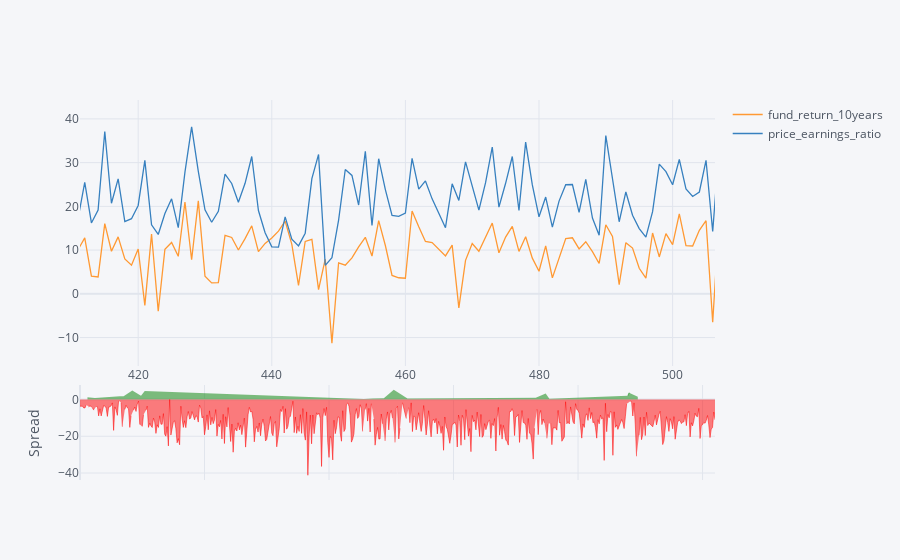

Notebook code for this chart:
### Markdown cell above
### SPREAD BETWEEN FUND RETURNS AND PE

### Code cell
df[['fund_return_10years','price_earnings_ratio']].iplot(kind = "spread")

### Figure 1 — Plotly figure (JSON) as saved in the notebook; plotly's stock layout.template omitted (floating-point values rounded to 4 significant figures; data arrays with more than 128 entries replaced by an {"elided": "..."} marker saying what was removed)
{"data": [{"line": {"color": "rgba(255, 153, 51, 1.0)", "dash": "solid", "shape": "linear", "width": 1.3}, "mode": "lines", "name": "fund_return_10years", "text": "", "type": "scatter", "x": {"elided": "511 int values"}, "y": {"elided": "511 float values"}}, {"line": {"color": "rgba(55, 128, 191, 1.0)", "dash": "solid", "shape": "linear", "width": 1.3}, "mode": "lines", "name": "price_earnings_ratio", "text": "", "type": "scatter", "x": {"elided": "511 int values"}, "y": {"elided": "511 float values"}}, {"connectgaps": false, "fill": "tozeroy", "line": {"color": "green", "dash": "solid", "shape": "linear", "width": 0.5}, "mode": "lines", "name": "Spread", "showlegend": false, "type": "scatter", "x": {"elided": "511 int values"}, "xaxis": "x2", "y": {"elided": "511 mixed values"}, "yaxis": "y2"}, {"connectgaps": false, "fill": "tozeroy", "line": {"color": "red", "dash": "solid", "shape": "linear", "width": 0.5}, "mode": "lines", "name": "Spread", "showlegend": false, "type": "scatter", "x": {"elided": "511 int values"}, "xaxis": "x2", "y": {"elided": "511 mixed values"}, "yaxis": "y2"}], "layout": {"autosize": true, "hovermode": "x", "legend": {"bgcolor": "#F5F6F9", "font": {"color": "#4D5663"}}, "paper_bgcolor": "#F5F6F9", "plot_bgcolor": "#F5F6F9", "title": {"font": {"color": "#4D5663"}}, "xaxis": {"autorange": false, "gridcolor": "#E1E5ED", "range": [411.3, 506.3], "showgrid": true, "tickfont": {"color": "#4D5663"}, "title": {"font": {"color": "#4D5663"}, "text": ""}, "type": "linear", "zerolinecolor": "#E1E5ED"}, "xaxis2": {"anchor": "y2", "autorange": true, "gridcolor": "#E1E5ED", "range": [0, 510], "showgrid": true, "showticklabels": false, "tickfont": {"color": "#4D5663"}, "title": {"font": {"color": "#4D5663"}, "text": ""}, "type": "linear", "zerolinecolor": "#E1E5ED"}, "yaxis": {"autorange": false, "domain": [0.3, 1], "gridcolor": "#E1E5ED", "range": [-16.5, 44.31], "showgrid": true, "tickfont": {"color": "#4D5663"}, "title": {"font": {"color": "#4D5663"}, "text": ""}, "type": "linear", "zerolinecolor": "#E1E5ED"}, "yaxis2": {"autorange": true, "domain": [0, 0.25], "gridcolor": "#E1E5ED", "range": [-43.8, 7.842], "showgrid": true, "tickfont": {"color": "#4D5663"}, "title": {"font": {"color": "#4D5663"}, "text": "Spread"}, "type": "linear", "zerolinecolor": "#E1E5ED"}}}
